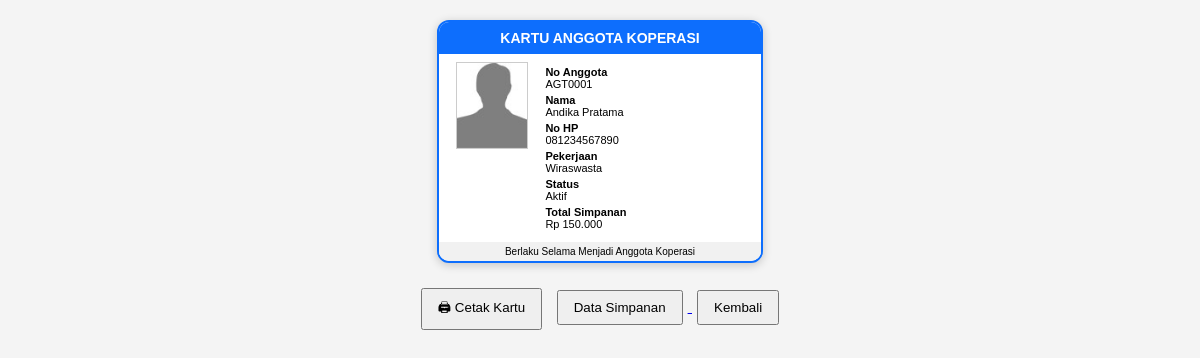
Page /detail.php?id=1 (signed in) on the committed database.
### tables this page shows
CREATE TABLE `anggota` (
  `id_anggota` int(11) NOT NULL AUTO_INCREMENT,
  `no_anggota` varchar(50) DEFAULT NULL,
  `nama` varchar(255) NOT NULL,
  `alamat` text DEFAULT NULL,
  `no_hp` varchar(20) DEFAULT NULL,
  `pekerjaan` varchar(100) DEFAULT NULL,
  `tanggal_daftar` date NOT NULL,
  `status_anggota` varchar(50) DEFAULT NULL,
  `foto` varchar(255) DEFAULT 'nophoto.jpg',
  PRIMARY KEY (`id_anggota`),
  UNIQUE KEY `no_anggota` (`no_anggota`)
);

### functions.php (called while the page is built, shortened)
<?php
function koneksi()
{
    return mysqli_connect('localhost', 'root', '', 'db_koperasi');
}
function query($query)
{
    $conn = koneksi();
    $result = mysqli_query($conn, $query);
    $rows = [];
    while ($row = mysqli_fetch_assoc($result)) {
        $rows[] = $row;
    }
    return $rows;
}

### detail.php (the view, shortened to what this page needs)
<?php
require 'functions.php';
$id = (int) $_GET['id'];
$data = query("SELECT * FROM anggota WHERE id_anggota = $id");
$anggota = $data[0];
$no_anggota = !empty($anggota['no_anggota'])
    ? $anggota['no_anggota']
    : "AGT" . str_pad($anggota['id_anggota'], 4, "0", STR_PAD_LEFT);
$foto = !empty($anggota['foto'])
    ? $anggota['foto']
    : 'nophoto.jpg';
$totalSimpanan = query("
    SELECT SUM(jumlah) AS total
    FROM simpanan
    WHERE no_anggota = '$no_anggota'
");
$total = 0;
if (!empty($totalSimpanan) && $totalSimpanan[0]['total'] != null) {
    $total = $totalSimpanan[0]['total'];
}
?>
<!DOCTYPE html>
<html lang="id">
<head>
</head>
<body>
<div class="kartu">
    <div class="header">
        <h3>KARTU ANGGOTA KOPERASI</h3>
    </div>
    <div class="isi">
        <div class="foto">
            <img src="img/<?= htmlspecialchars($foto); ?>" alt="Foto Anggota">
        </div>
        <div class="data">
            <p>
                <b>No Anggota</b><br>
                <?= htmlspecialchars($no_anggota); ?>
            </p>
            <p>
                <b>Nama</b><br>
                <?= htmlspecialchars($anggota['nama']); ?>
            </p>
            <p>
                <b>No HP</b><br>
                <?= htmlspecialchars($anggota['no_hp']); ?>
            </p>
            <p>
                <b>Pekerjaan</b><br>
                <?= htmlspecialchars($anggota['pekerjaan']); ?>
            </p>
            <p>
                <b>Status</b><br>
                <?= htmlspecialchars($anggota['status_anggota']); ?>
            </p>
            <p>
                <b>Total Simpanan</b><br>
                Rp <?= number_format($total, 0, ',', '.'); ?>
            </p>
        </div>
    </div>
    <div class="footer">
        Berlaku Selama Menjadi Anggota Koperasi
    </div>
</div>
<div class="btn">
    <button onclick="window.print()">
        🖨 Cetak Kartu
    </button>
    <a href="data_simpanan.php?no_anggota=<?= $no_anggota; ?>">
        <button type="button">
            Data Simpanan
        </button>
    </a>
    <a href="index.php">
        <button type="button">
            Kembali
        </button>
    </a>
</div>
</body>
</html>

### detail.php (style rules this page uses)
body { font-family: Arial, sans-serif; background:#f4f4f4; }
.kartu { width:8.5cm; min-height:5.4cm; margin:20px auto; border-radius:12px; overflow:hidden; border:2px solid #0d6efd; background:#fff; box-shadow:0 2px 10px rgba(0,0,0,.2); }
.header { background:#0d6efd; color:white; text-align:center; padding:8px; }
.header h3 { margin:0; font-size:14px; }
.isi { display:flex; padding:8px; }
.foto { width:90px; text-align:center; }
.foto img { width:70px; height:85px; object-fit:cover; border:1px solid #ccc; }
.data { flex:1; font-size:11px; padding-left:8px; }
.data p { margin:4px 0; }
.footer { text-align:center; font-size:10px; background:#f1f1f1; padding:4px; }
.btn { text-align:center; margin-top:20px; }
.btn button { padding:8px 15px; margin:5px; cursor:pointer; }

### rows in the picture
anggota: foto (placeholder picture), no_anggota "AGT0001", nama "Andika Pratama", no_hp "081234567890", pekerjaan "Wiraswasta", status_anggota "Aktif"

### other values in the picture
$total "150.000"
